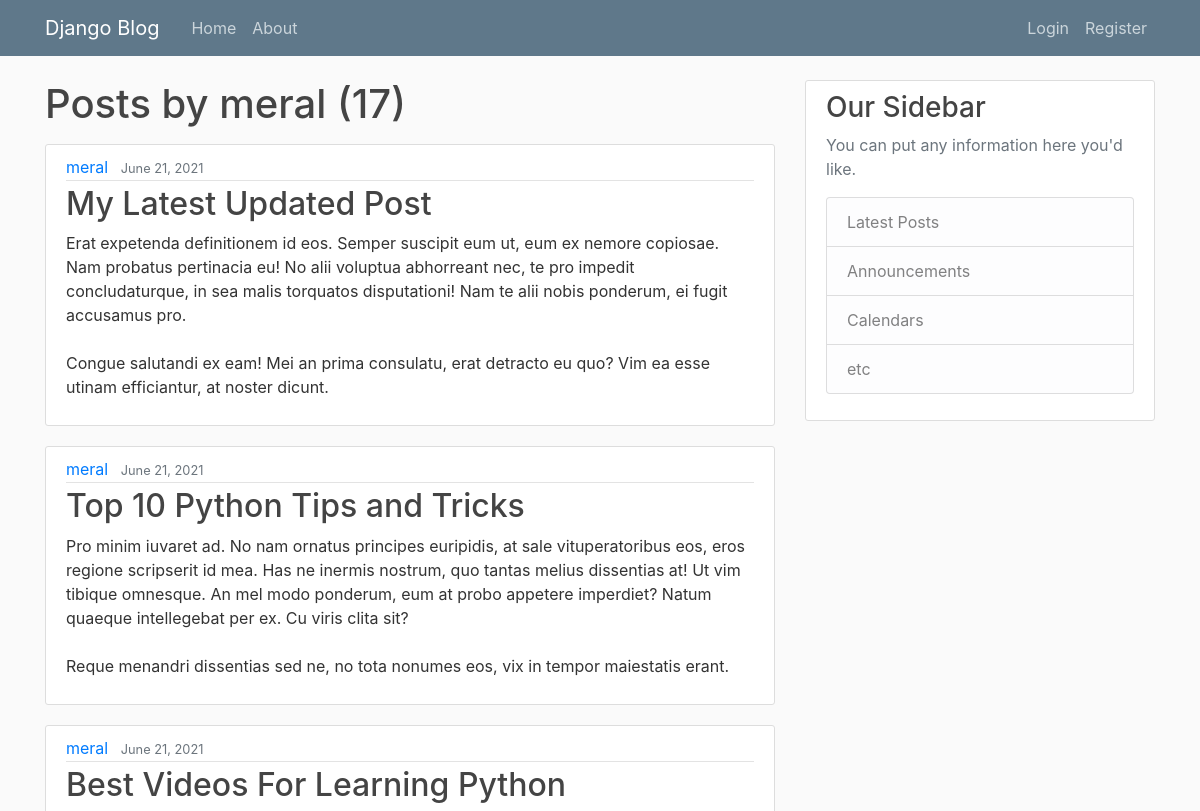
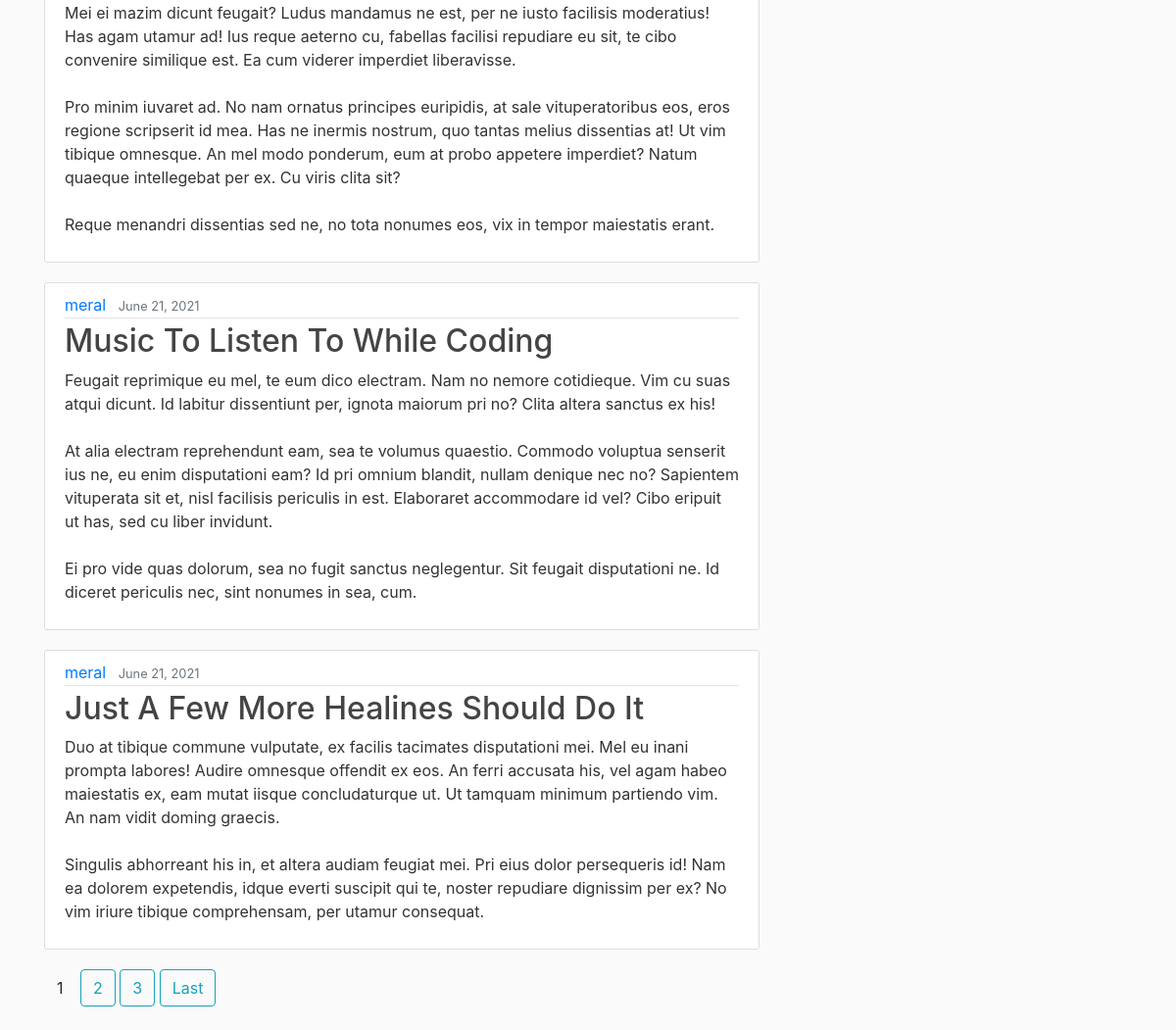
/user/meral, run on the app's committed database (2 pictures, top to bottom).
### blog/models.py (models this page shows, shortened)
class Post(models.Model):
    title = models.CharField(max_length=100)
    content = models.TextField()
    date_posted = models.DateTimeField(default=timezone.now)
    author = models.ForeignKey(User, on_delete=models.CASCADE)

### blog/views.py (the view)
# urls.py: path("user/<str:username>", UserPostListView.as_view(), name="user-posts"),
class UserPostListView(ListView):
    model = Post
    template_name = "blog/user_posts.html"
    context_object_name = "posts"
    paginate_by = 5
    def get_queryset(self):
        user = get_object_or_404(User, username=self.kwargs.get("username"))
        return Post.objects.filter(author=user).order_by("-date_posted")

### blog/templates/blog/user_posts.html (shortened to what this page needs)
{% extends "blog/base.html" %}
{% block content %}
        <h1>Posts by {{ view.kwargs.username }} ({{ page_obj.paginator.count }})</h1>
        <p>{% for post in posts %}
               <article class="media content-section">
                <div class="media-body">
                    <div class="article-metadata">
                    <a class="mr-2" href="{% url 'user-posts' post.author %}">{{ post.author }}</a>
                    <small class="text-muted">{{ post.date_posted|date:"F d, Y " }}</small>
                    </div>
                    <h2><a class="article-title" href="{% url 'post-detail' post.id %}">{{ post.title }}</a></h2>
                    <p class="article-content">{{ post.content }}</p>
                </div>
                </article>
            {% endfor %}
        </p>
        {% if is_paginated %}
            {% for num in page_obj.paginator.page_range %}
                {% if num > page_obj.number|add:'-3'  and num < page_obj.number|add:'3'  %}
                <a class="btn btn-{% if num != page_obj.number %}outline{% endif %}-info mb-4" href="?page={{ num }}" >{{ num }}</a>
                {% endif %}
            {% endfor %}
            {% if  page_obj.has_next %}
                <a class="btn btn-outline-info mb-4" href="?page={{ page_obj.paginator.num_pages }} " >Last</a>
            {% endif %}
        {% endif %}
{% endblock content %}

### blog/templates/blog/base.html (shortened to what this page needs)
{% load static %}
<html>
    <head>
        <link rel="stylesheet" href="https://stackpath.bootstrapcdn.com/bootstrap/4.3.1/css/bootstrap.min.css">
        <link rel="stylesheet" href="{% static 'blog/main.css' %}" >
    </head>
    <body>
        <header class="site-header">
      <nav class="navbar navbar-expand-md navbar-dark bg-steel fixed-top">
        <div class="container">
          <a class="navbar-brand mr-4" href="{% url 'blog-home' %}">Django Blog</a>
          <div class="collapse navbar-collapse" id="navbarToggle">
            <div class="navbar-nav mr-auto">
              <a class="nav-item nav-link" href="{% url 'blog-home' %}">Home</a>
              <a class="nav-item nav-link" href="{% url 'blog-about' %}">About</a>
            </div>
            <div class="navbar-nav">
              {% if user.is_authenticated  %}
              <a class="nav-item nav-link" href="{% url 'post-create' %}">New Post</a>
                <a class="nav-item nav-link" href="{% url 'profile' %}">Profile</a>
                <a class="nav-item nav-link" href="{% url 'logout' %}">Logout</a>
              {% else %}
                <a class="nav-item nav-link" href="{% url 'login' %}">Login</a>
                <a class="nav-item nav-link" href="{% url 'register' %}">Register</a>
              {% endif %}
            </div>
          </div>
        </div>
      </nav>
    </header>
    <main role="main" class="container">
      <div class="row">
        <div class="col-md-8">
          {% block content %}{% endblock %}
        </div>
        <div class="col-md-4">
          <div class="content-section">
            <h3>Our Sidebar</h3>
            <p class='text-muted'>You can put any information here you'd like.
              <ul class="list-group">
                <li class="list-group-item list-group-item-light">Latest Posts</li>
                <li class="list-group-item list-group-item-light">Announcements</li>
                <li class="list-group-item list-group-item-light">Calendars</li>
                <li class="list-group-item list-group-item-light">etc</li>
              </ul>
            </p>
          </div>
        </div>
      </div>
    </main>
    </body>
</html>

### blog/static/blog/main.css (style rules this page uses)
body { background: #fafafa; color: #333333; margin-top: 5rem; }
h1, h2, h3, h4, h5, h6 { color: #444444; }
ul { margin: 0; }
.bg-steel { background-color: #5f788a; }
.site-header .navbar-nav .nav-link { color: #cbd5db; }
.content-section { background: #ffffff; padding: 10px 20px; border: 1px solid #dddddd; border-radius: 3px; margin-bottom: 20px; }
.article-title { color: #444444; }
.article-content { white-space: pre-line; }
.article-metadata { padding-bottom: 1px; margin-bottom: 4px; border-bottom: 1px solid #e3e3e3 }

### data on the page
Post: author "meral", date_posted "June 21, 2021", title "My Latest Updated Post", content "Erat expetenda definitionem id eos. Semper suscipit eum ut, eum ex nemore copiosae. Nam probatus pertinacia eu! No alii voluptua abhorreant nec, te pro impedit concludaturque, in sea malis torquatos disputationi! Nam te alii nobis ponderum, ei fugit accusamus pro. Congue salutandi ex eam! Mei an prima consulatu, erat detracto eu quo? Vim ea esse utinam efficiantur, at noster dicunt."
Post: author "meral", date_posted "June 21, 2021", title "Top 10 Python Tips and Tricks", content "Pro minim iuvaret ad. No nam ornatus principes euripidis, at sale vituperatoribus eos, eros regione scripserit id mea. Has ne inermis nostrum, quo tantas melius dissentias at! Ut vim tibique omnesque. An mel modo ponderum, eum at probo appetere imperdiet? Natum quaeque intellegebat per ex. Cu viris clita sit? Reque menandri dissentias sed ne, no tota nonumes eos, vix in tempor maiestatis erant."
Post: author "meral", date_posted "June 21, 2021", title "Best Videos For Learning Python", content "Mei ei mazim dicunt feugait? Ludus mandamus ne est, per ne iusto facilisis moderatius! Has agam utamur ad! Ius reque aeterno cu, fabellas facilisi repudiare eu sit, te cibo convenire similique est. Ea cum viderer imperdiet liberavisse. Pro minim iuvaret ad. No nam ornatus principes euripidis, at sale vituperatoribus eos, eros regione scripserit id mea. Has ne inermis nostrum, quo tantas melius dissentias at! Ut vim tibique omnesque. An mel modo ponderum, eum at probo appetere imperdiet? Natum quaeque intellegebat per ex. Cu viris clita sit? Reque menandri dissentias sed ne, no tota nonumes eos, vix in tempor maiestatis erant."
Post: author "meral", date_posted "June 21, 2021", title "Music To Listen To While Coding", content "Feugait reprimique eu mel, te eum dico electram. Nam no nemore cotidieque. Vim cu suas atqui dicunt. Id labitur dissentiunt per, ignota maiorum pri no? Clita altera sanctus ex his! At alia electram reprehendunt eam, sea te volumus quaestio. Commodo voluptua senserit ius ne, eu enim disputationi eam? Id pri omnium blandit, nullam denique nec no? Sapientem vituperata sit et, nisl facilisis periculis in est. Elaboraret accommodare id vel? Cibo eripuit ut has, sed cu liber invidunt. Ei pro vide quas dolorum, sea no fugit sanctus neglegentur. Sit feugait disputationi ne. Id diceret periculis nec, sint nonumes in sea, cum."
Post: author "meral", date_posted "June 21, 2021", title "Just A Few More Healines Should Do It", content "Duo at tibique commune vulputate, ex facilis tacimates disputationi mei. Mel eu inani prompta labores! Audire omnesque offendit ex eos. An ferri accusata his, vel agam habeo maiestatis ex, eam mutat iisque concludaturque ut. Ut tamquam minimum partiendo vim. An nam vidit doming graecis. Singulis abhorreant his in, et altera audiam feugiat mei. Pri eius dolor persequeris id! Nam ea dolorem expetendis, idque everti suscipit qui te, noster repudiare dignissim per ex? No vim iriure tibique comprehensam, per utamur consequat."

### other printed values
{{ view.kwargs.username }} "meral"
{{ page_obj.paginator.count }} "17"
{{ num }} "1" "2" "3"
